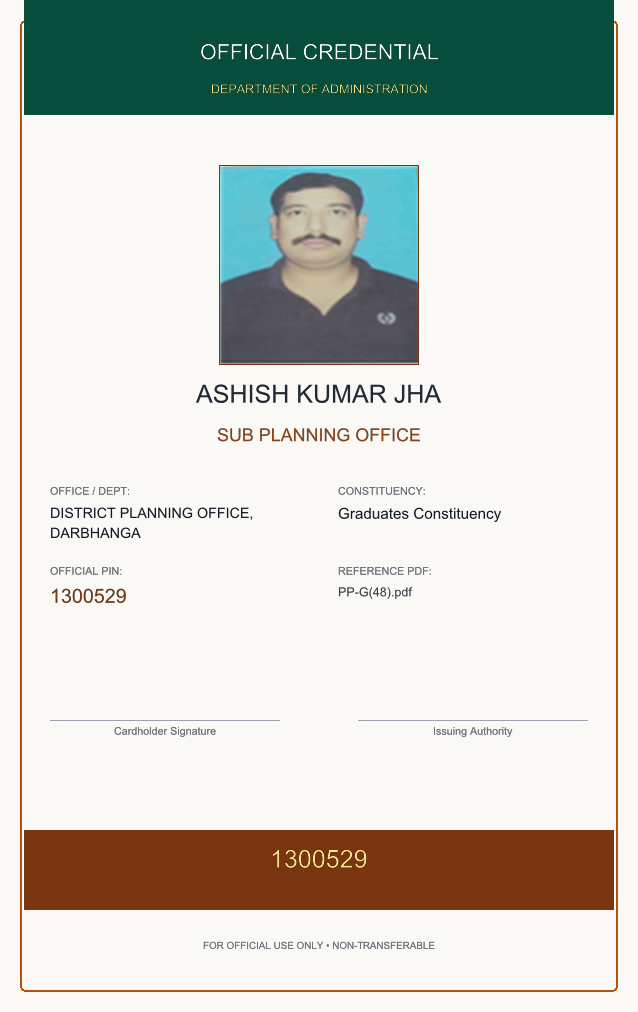
#> input picture export/1300529_ASHISH KUMAR JHA.jpg, 638 x 1012 px; its folder holds only this picture in this run
$ python -i image_processing.py   (imports and definitions only)
#> lines starting #> are read from the running program, lines starting #| are printed output that depends on the picture
"""Image scaling, fit modes, anti-aliased masking, and placeholder generation."""

import logging
from pathlib import Path
from typing import Optional, Tuple
from PIL import Image, ImageChops, ImageDraw, ImageFont, ImageOps

from id_card_generator.core.constants import ImageFitMode
from id_card_generator.rendering.font_manager import FontManager

logger = logging.getLogger(__name__)


class ImageProcessor:
    """Handles image resizing, fit modes, masking (circle, rounded), borders, and placeholders."""

    # [65 lines left out: functions load_and_fit, fit_image, not called in this run]

    @staticmethod
    def apply_mask_and_border(
        img: Image.Image,
        mask_shape: str = "rect",  # rect, circle, rounded
        border_radius: int = 0,
        border_width: int = 0,
        border_color: str = "transparent",
    ) -> Image.Image:
        """Apply anti-aliased mask (circle, rounded rect) and optional border."""
        w, h = img.size
        # Render mask at 2x resolution for smooth anti-aliasing, then downsample
        scale = 2
        mask_w, mask_h = w * scale, h * scale
        mask = Image.new("L", (mask_w, mask_h), 0)
        draw = ImageDraw.Draw(mask)

        if mask_shape == "circle":
            draw.ellipse((0, 0, mask_w - 1, mask_h - 1), fill=255)
        elif mask_shape == "rounded" or border_radius > 0:
            radius = border_radius * scale
            draw.rounded_rectangle((0, 0, mask_w - 1, mask_h - 1), radius=radius, fill=255)
        else:
            draw.rectangle((0, 0, mask_w - 1, mask_h - 1), fill=255)

        # Downsample mask
        mask = mask.resize((w, h), Image.Resampling.LANCZOS)

        # Apply mask to alpha channel
        result = img.copy()
        alpha = result.split()[3]
        combined_alpha = ImageChops.multiply(alpha, mask)
        result.putalpha(combined_alpha)

        # Draw border if configured
        if border_width > 0 and border_color and border_color != "transparent":
            border_canvas = Image.new("RGBA", (mask_w, mask_h), (0, 0, 0, 0))
            border_draw = ImageDraw.Draw(border_canvas)
            bw = border_width * scale

            if mask_shape == "circle":
                border_draw.ellipse(
                    (bw // 2, bw // 2, mask_w - 1 - bw // 2, mask_h - 1 - bw // 2),
                    outline=border_color,
                    width=bw,
                )
            elif mask_shape == "rounded" or border_radius > 0:
                radius = border_radius * scale
                border_draw.rounded_rectangle(
                    (bw // 2, bw // 2, mask_w - 1 - bw // 2, mask_h - 1 - bw // 2),
                    radius=radius,
                    outline=border_color,
                    width=bw,
                )
            else:
                border_draw.rectangle(
                    (bw // 2, bw // 2, mask_w - 1 - bw // 2, mask_h - 1 - bw // 2),
                    outline=border_color,
                    width=bw,
                )

            border_img = border_canvas.resize((w, h), Image.Resampling.LANCZOS)
            result = Image.alpha_composite(result, border_img)

        return result

    # [45 lines left out: function generate_placeholder, not called in this run]

>>> import cv2
>>> picture = cv2.imread('../../../export/1300529_ASHISH KUMAR JHA.jpg', cv2.IMREAD_GRAYSCALE)
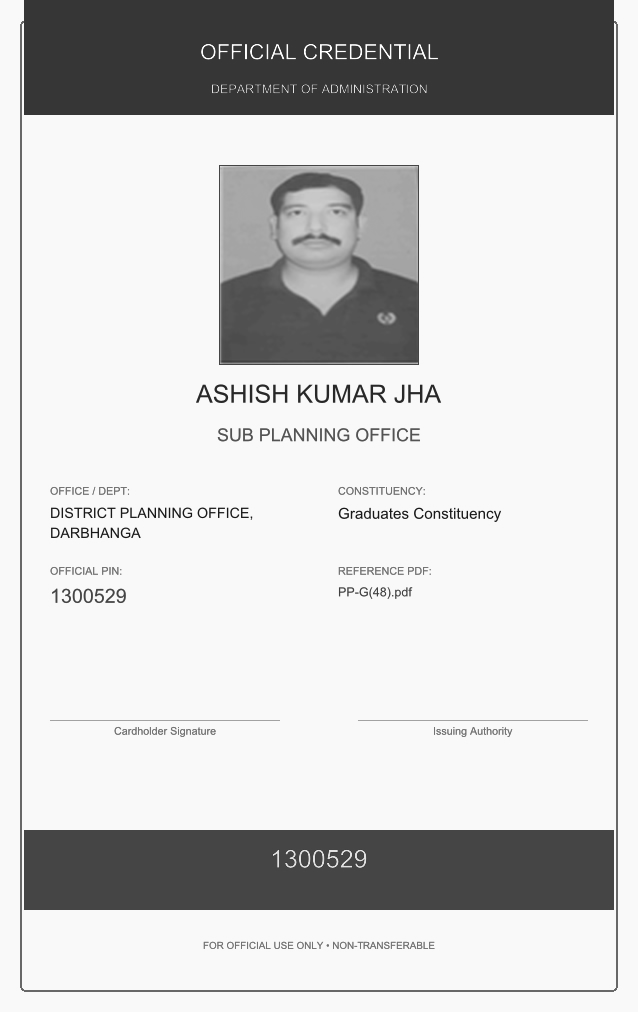
#> picture: shape (1012, 638); min 22, max 255, mean 205.4
>>> result = ImageProcessor().apply_mask_and_border(picture)
#> (the run stopped early here; a loop or call above may not have finished)

$ run again, on export/1330627_ANAND KUMAR VIBHUTI.jpg
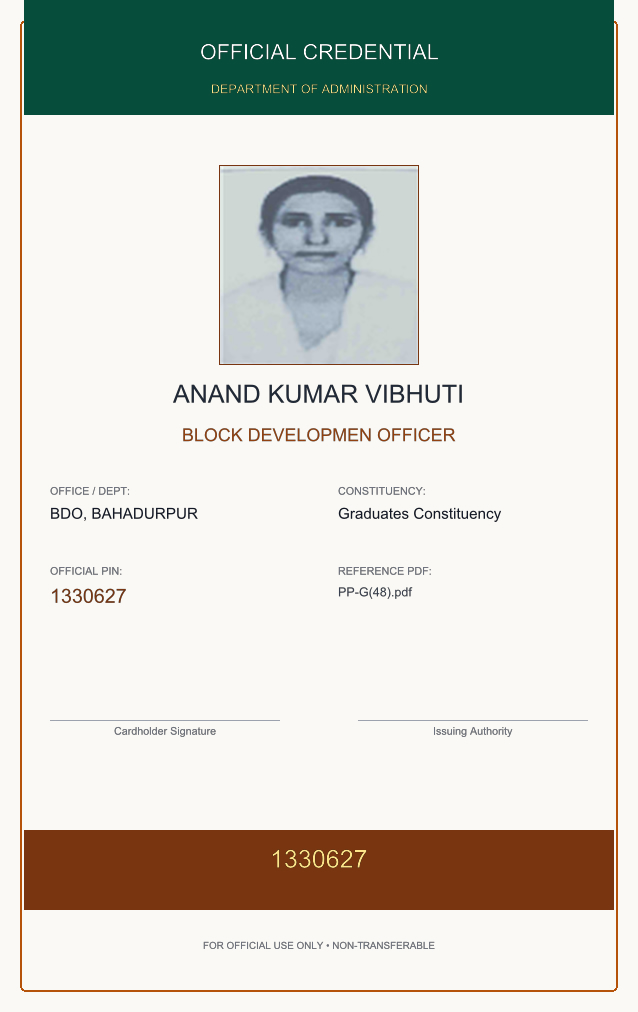
#> input picture export/1330627_ANAND KUMAR VIBHUTI.jpg, 638 x 1012 px
#> `picture = cv2.imread('../../../export/1300529_ASHISH KUMAR JHA.jpg', c..`:
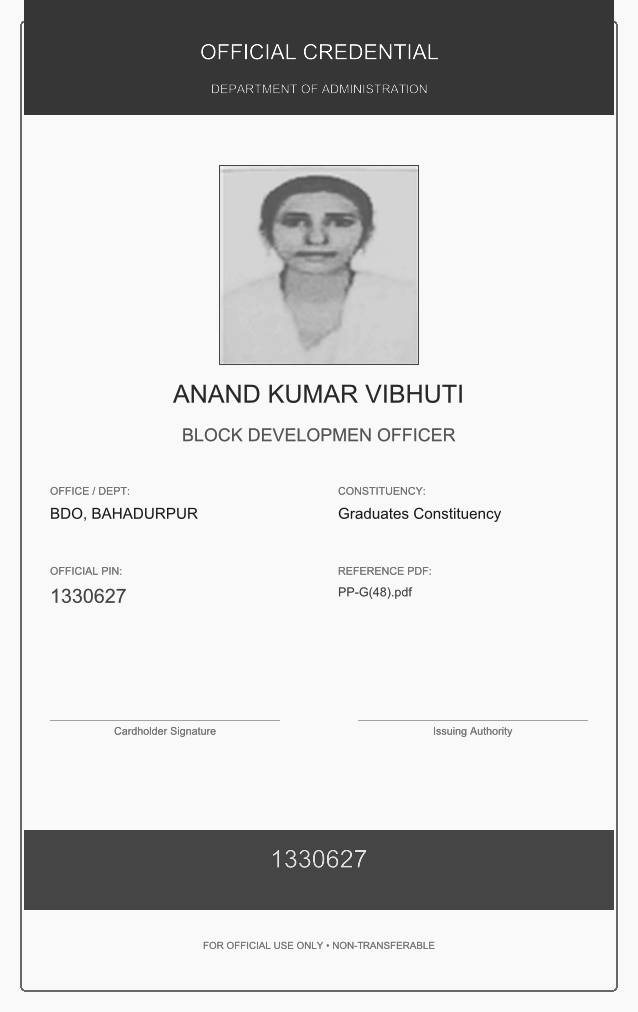
#> picture: shape (1012, 638); min 22, max 255, mean 208.8
